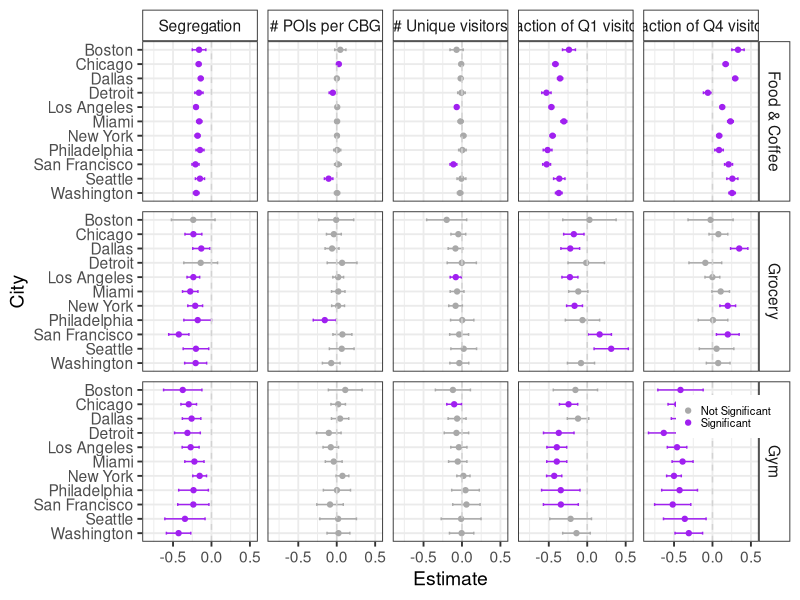
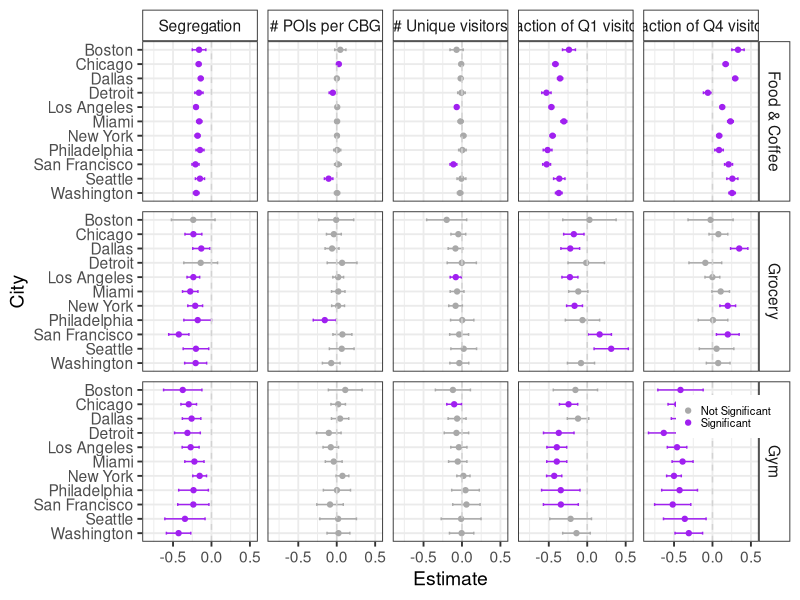

Source code (R) for these figures, in order:
## CODE TO RECREATE FIGURE S5 ##

# read in packages
library(tidyverse)


# read in csv
multi_linear_regression_results_by_city_figS5 <- read.csv("figS5.csv")


# set level order for cities
level_order <- c('Washington', 'Seattle', 'San Francisco', 'Philadelphia', 'New York', 'Miami', 'Los Angeles', 'Detroit', 'Dallas', 'Chicago', 'Boston')



p_figS5 <- ggplot(multi_linear_regression_results_by_city_figS5, aes(x = estimate, y = factor(city, level = level_order))) +
  geom_point(aes(color = significance)) +
  geom_errorbar(aes(xmin = estimate - std.error.x2, xmax = estimate + std.error.x2, width = 0.2, color = significance), show.legend = FALSE) +
  geom_vline(xintercept = 0, linetype = "dashed", color = "lightgrey") +
  scale_color_manual(values = c("darkgrey", "purple")) +
  facet_grid(poi_type ~ factor(term, levels = c('Segregation', '# POIs per CBG', '# Unique visitors', 'Fraction of Q1 visitors', 'Fraction of Q4 visitors'))) +
  theme_bw(base_size = 14) +
  theme(strip.background =element_rect(fill="white"),
        legend.position = "inside",
        legend.position.inside = c(0.95,0.25),
        legend.key.size = unit(0.15, 'cm'),
        legend.title = element_blank(),
        legend.text = element_text(size = 8))+
  labs(x = "Estimate", y = "City", color = "")


p_figS5

ggsave("p_figS5.png", p_figS5, width = 14, height = 8, units = "in")
